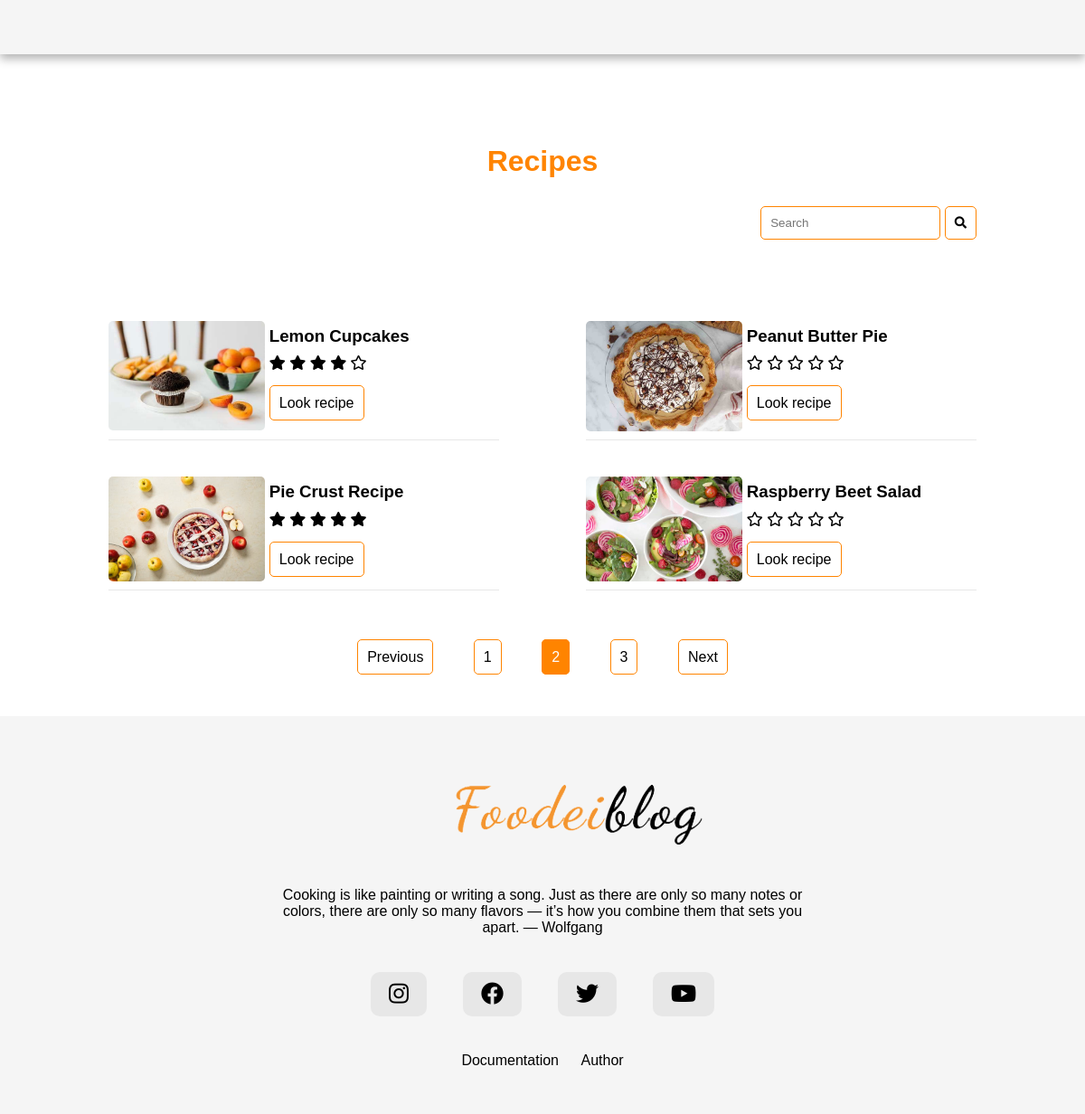
/recipes.php?page=2, run on the app's committed database.
### tables this page shows
CREATE TABLE `postovi` (
  `idPosta` int(255) NOT NULL,
  `naslov` varchar(100) NOT NULL,
  `tekst` text NOT NULL,
  `datum` timestamp NOT NULL DEFAULT current_timestamp(),
  `idKategorije` int(255) NOT NULL,
  `slikasrc` varchar(255) NOT NULL,
  `pocetniTekst` text NOT NULL
);

### recipes.php (called while the page is built)
<?php
    require_once "view/fixed/head.php";
    require_once "view/fixed/header.php";
    require_once "view/pages/recipes.php";
    require_once "view/fixed/footer.php";
?>

### model/dohvatiRecepte.php (called while the page is built, shortened)
<?php
    require_once "konekcija.php";
    $poruka="";
    if(isset($_GET['category'])){
        $idKategorije=$_GET['category'];
        $nazivKat="SELECT * FROM kategorije WHERE idKategorije=:id";
        $priprema3=$konekcija->prepare($nazivKat);
        $priprema3->bindParam(":id",$idKategorije);
        try{
            $priprema3->execute();
            if($priprema3->rowCount()==0){
                $poruka="There is no match";
            }
            $kategorija=$priprema3->fetch();
            $naslov=$kategorija['naziv'];
        }
        catch(PDOException $e){
            $code=500;
            $poruka="Server error";
        }
        $dohvatiSve="SELECT * FROM postovi WHERE idKategorije=:id";
        if(isset($_GET['search'])){
            $search=$_GET['search'];
            $dohvatiSve.=" AND naslov LIKE '%$search%'";
        }
        $priprema2=$konekcija->prepare($dohvatiSve);
        $priprema2->bindParam(":id",$idKategorije);
    }
    else{
        $dohvatiSve="SELECT * FROM postovi";
    }
    try{
        if(isset($_GET['category'])){
            $priprema2->execute();
            if($priprema2->rowCount()==0){
                $poruka="There is no match";
            }
            $rez=$priprema2->fetchAll();
            $ukupno=$priprema2->rowCount();
        }
        else{
            $svi=$konekcija->query($dohvatiSve);
            $ukupno=$svi->rowCount();
            $naslov="Recipes";
        }
        $offset=0;
        $limit=4;
        $brojStrana=ceil($ukupno/$limit);
        $upit="SELECT p.*,ROUND(AVG(o.ocena)) AS ocena FROM postovi p LEFT JOIN ocena o on p.idPosta=o.idPosta ";
        $upit.=" GROUP BY p.naslov LIMIT :limitVrednost OFFSET :offsetVrednost";
        $priprema=$konekcija->prepare($upit);
        if(isset($_GET['page'])){
            $strana=$_GET['page']-1;
            $offset=$strana*$limit;
        }
        $priprema->bindParam(":limitVrednost",$limit,PDO::PARAM_INT);
        $priprema->bindParam(":offsetVrednost",$offset,PDO::PARAM_INT);
        try{
            $priprema->execute();
            $data=$priprema->fetchAll();
        }
        catch(PDOException $e){
            $code=500;
            $poruka=$e;
        }
    }
    catch(PDOException $e){
        $poruka=$e;
        $code=500;
    }
?>

### view/pages/recipes.php (the view, shortened to what this page needs)
<?php
    include "model/dohvatiRecepte.php";
?>
<main>
    <div class="naslov naslovPadding">
        <h1><?=$naslov?></h1>
    </div>
    <div id="drzacSearch">
        <form action="<?php
        $url=$_SERVER['PHP_SELF'];
        if(isset($_GET['page'])){
            $url.="?page=".$_GET['page'];
        }
        echo $url;
        ?>" method="get">
            <input type="text" name="search" placeholder="Search"
            <?php
            if(isset($_GET['search'])):
            ?>
               value="<?=$_GET['search']?>"
            <?php
                endif;
            ?>
            >
            <button type="submit" id="btnSearch"><i class="fas fa-search"></i></button>
        </form>
    </div>
    <div id="recepti">
    <?php
        if($poruka):
    ?>
        <h2><?=$poruka?></h2>
    <?php
        else:
        foreach($data as $d):
    ?>
        <div class='recept'>
            <div class="slikaRecept"><img src="assets/images/<?=$d['slikasrc']?>" alt="<?=$d['naslov']?>"/></div>
            <div class='tekst'>
                <h3><?=$d['naslov']?></h3>
                <div class='zvezdice'>
            <?php
                $ocena=$d['ocena'];
                for($i=0;$i<5;$i++):
                    if($i<$ocena):
                ?>
                    <i class="fas fa-star"></i>
                <?php
                    else:
                ?>
                    <i class="far fa-star"></i>
                <?php
                    endif;
                endfor;
            ?>
                </div>
            <a class="receptLink" href="recipe.php?id=<?=$d['idPosta']?>" data-id=<?=$d['idPosta']?>>Look recipe</a>
            </div>
        </div>
    <?php
        endforeach;
    endif;
    ?>
    <?php
        if(!$poruka):
    ?>
    <div id="stranicenje">
    <?php
        if(isset($_GET['page'])){
            $trenutna=$_GET['page'];
        }
        else{
            $trenutna=1;
        }
        $sledeca=$trenutna+1;
        $prethodna=$trenutna-1;
        if($trenutna==$brojStrana && $brojStrana!=1):
    ?>
        <a href="<?php
        $dodatak="";
        if(isset($_GET['category'])){
            $dodatak.='&category='.$_GET['category'];
        }
        if(isset($_GET['search'])){
            $dodatak.='&search='.$_GET['search'];
        }
        echo $_SERVER['PHP_SELF']."?page=".$prethodna.$dodatak;
        ?>">Previous</a>
        <?php
            $br=0;
            for($i=0;$i<$brojStrana;$i++):
                $br=$i+1
        ?>
            <a href="<?php
            $dodatak="";
            if(isset($_GET['category'])){
                $dodatak.='&category='.$_GET['category'];
            }
            if(isset($_GET['search'])){
                $dodatak.='&search='.$_GET['search'];
            }
            echo $_SERVER['PHP_SELF']."?page=".$br.$dodatak;
            ?>"
            <?php
                if($br==$trenutna){
                    echo "class='trenutna'";
                }
            ?>
            ><?=$i+1?></a>
        <?php
            endfor;
        ?>
    <?php
        elseif($trenutna!=1):
    ?>
        <a href="<?php
        $dodatak="";
        echo $_SERVER['PHP_SELF']."?page=".$prethodna.$dodatak;
        ?>">Previous</a>
        <?php
            for($i=0;$i<$brojStrana;$i++):
                $br=$i+1
        ?>
            <a href="<?php
                $dodatak="";
                echo $_SERVER['PHP_SELF']."?page=".$br.$dodatak;
            ?>"
            <?php
                if($br==$trenutna){
                    echo "class='trenutna'";
                }
            ?>
            ><?=$i+1?></a>
        <?php
            endfor;
        ?>
        <a href="<?php
        $dodatak="";
        echo $_SERVER['PHP_SELF']."?page=".$sledeca.$dodatak;
        ?>">Next</a>
    <?php
        endif;
    ?>
    </div>
    <?php
        endif;
    ?>
</main>

### assets/css/style.css (style rules this page uses)
* { margin: 0px; padding: 0px; box-sizing: border-box; }
body { font-family: sans-serif; }
.topJelo img,#kategorije div img,.post div img,#about img,#about img,#recepti div img,#receptJedan div img { width: 100%; }
.naslov { text-align: center; padding: 75px; }
.naslov h1 { color: #ff8400; }
.post a,.tekst a,#sendBtn,#stranicenje a,input[type='button'],#posaljiRecept input[type='button'],.adminKat a,#tabela a,#drzacSearch input,button,.nekaKlasa input[type='text'] { padding: 10px; text-decoration: none; border: 1px solid #ff8400; color: #000; border-radius: 5px; background-color: #fff; }
img { border-radius: 5px; }
#recepti { width: 80%; margin: 0px auto; display: flex; justify-content: space-between; padding: 50px 0px; flex-wrap: wrap; }
.recept { border-bottom: 1px solid #e7e7e7; width: 45%; display: flex; margin-top: 40px; }
.zvezdice { margin-bottom: 15px; }
.slikaRecept { width: 40%; }
.tekst { width: 55%; margin: 5px; margin-top: 0px; }
.naslovPadding { padding-top: 150px; padding-bottom: 20px; }
main { line-height: 1.8; }
#stranicenje { text-align: center; margin-top: 60px; width: 100%; }
#stranicenje a { margin: 20px; }
input, textarea { font-family: sans-serif; }
#drzacSearch { width: 80%; margin: 0px auto; text-align: right; }
#stranicenje .trenutna { background-color: #ff8400; color: #fff; }

### data on the page
postovi: slikasrc (picture), naslov "Lemon Cupcakes"
postovi: slikasrc (picture), naslov "Peanut Butter Pie"
postovi: slikasrc (picture), naslov "Pie Crust Recipe"
postovi: slikasrc (picture), naslov "Raspberry Beet Salad"

### other printed values
$naslov "Recipes"
